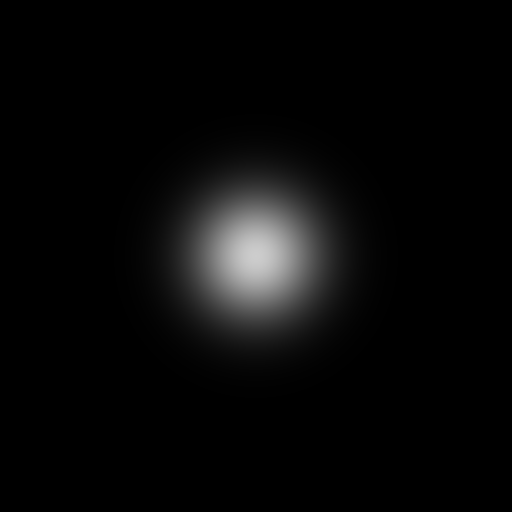
#> input picture input_images/foc lent ideale/z0.000_I.tif, 512 x 512 px, found by its file name; the run also reads 1 picture not shown here
$ python 'leastsq 3 image.py'
#> lines starting #> are read from the running program, lines starting #| are printed output that depends on the picture; after the words box and inside, x2 and y2 are one past the last pixel; in counts of white or black regions, pixels touching at a corner belong together
import imageio.v3 as iio
import numpy as np
from scipy.optimize import leastsq
import matplotlib.pyplot as plt
from scipy.fft import fft2, ifft2, fftfreq

#%% Fonction de base et input

def remove_bkg(im, rel_frame_width):
    """
    im : 2D np array with image data
    rel_frame_width : float [0, 1] is the fraction of the smaller
    image side used for defining the background level"""
#> called with rel_frame_width = 0.02
    if type(im) is not np.ndarray or rel_frame_width < 0 or rel_frame_width > 1:
        print('--> wrong usage of the function remove_bkg')
        return np.nan  # wrong usage of the function
    if im.dtype is not float:
        im = im.astype(float)
    ymax, xmax = im.shape
#> ymax = 512; xmax = 512
    small_side = min(ymax, xmax)
#> small_side = 512
    frame_width = int(np.round(small_side * rel_frame_width))
#> frame_width = 10
    yfrom = frame_width
#> yfrom = 10
    yto = ymax - frame_width
#> yto = 502
    xfrom = frame_width
#> xfrom = 10
    xto = xmax - frame_width
#> xto = 502
    ma = np.ones(im.shape, dtype=bool)
    ma[yfrom:yto, xfrom:xto] = np.zeros((yto - yfrom, xto - xfrom), dtype=bool)
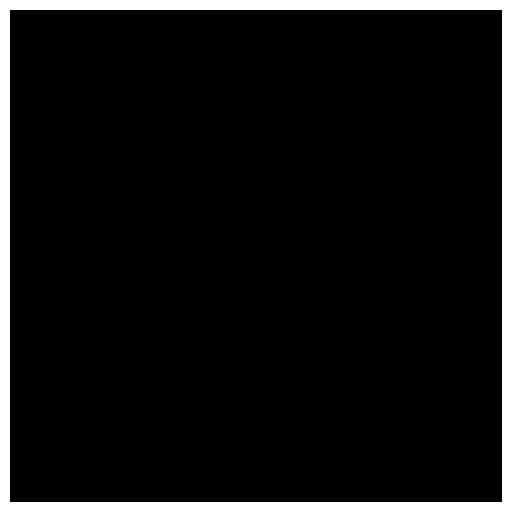
#> ma: shape (512, 512) bool; 7.7% white; 1 white region, box (x1, y1, x2, y2) and area: (0, 0, 512, 512) 20080
    backg = im[ma].mean()
#> backg = 52
    im = im - backg
    return im

# Fonction pour retrouver le barycentre de la photo
# Retourne (yc, xc)
def centroid_position(im):
    XX, YY = np.meshgrid(range(im.shape[1]), range(im.shape[0]))
    xc = int(np.round((XX * im).sum() / im.sum()))
#> xc = 256
    yc = int(np.round((YY * im).sum() / im.sum()))
#> yc = 256
    return xc, yc

# Focntion qui va servir pour la propagation du laser
# Retourne la fonction de transfert qu'on utilise pour la méthode de la transformer de Fourier
def aSCH(nux, nuy, z2, la):  # without Fresnel approximation
    return np.exp(2*np.pi*1j * np.sqrt(1/la**2 - nux**2 - nuy**2) * z2)

# Fonction de la propagation du laser
# retourne le signal après popagation au point(nuX, nuY)
def propag(u1, dz, nuX, nuY, la):
    ft_u1 = fft2(u1)  # puts zero first
    u2 = ifft2(ft_u1 * aSCH(nuX, nuY, dz, la))
    return u2

## importation des photos
file_name_1 = r"input_images\foc lent ideale\z0.000_I.tif"  # should contain info on z-position in meters
file_name_2 = r"input_images\foc lent ideale\z0.150_I.tif"  # should contain info on z-position in meters
file_name_3 = r"input_images\foc lent ideale\z0.310_I.tif"  # should contain info on z-position in meters
file_name_4 = r"input_images\foc lent ideale\z0.400_I.tif"  # should contain info on z-position in meters
file_name_0 = r"input_images\foc lent ideale\z0.000_phi.png"  # the known phase used at for the generation of the images

"""file_name_2 = r"z0.005_aI.tif"  # should contain info on z-position in meters
file_name_3 = r"z0.005_bI.tif"  # should contain info on z-position in meters
file_name_4 = r"z-0.010_I.tif"  # should contain info on z-position in meters

real_im = True"""

list_file = [file_name_1, file_name_2, file_name_3, file_name_4]
nb_im = 4

pisi = 11.71875e-6  # pixel size in meters
la = 1064e-9  # wavelength in meters

#%% Mise en place des variables
#list_im = [iio.imread(file_name_1), iio.imread(file_name_2),
#           iio.imread(file_name_3), iio.imread(file_name_4)]
list_im = []
list_I = []
list_coord_c = []
list_z = []
list_dz = []
for i in range(nb_im):
    list_im += [iio.imread(list_file[i])]
    list_im[i] = remove_bkg(list_im[i], 0.02)
    list_I += [list_im[i] / list_im[i].sum()]
    list_coord_c += [centroid_position(list_im[i])]
#> list_coord_c = [(256, 256)]
    list_z += [list_file[i].split('.tif')[0]]
    list_z[i] = float(list_z[i][-7:-2])
    if i != 0:
        list_dz += [list_z[i] - list_z[0]]

"""if real_im:
    list_I[0] = list_I[0][:508, :508]"""

for i in range(nb_im):
    print(f"im{i+1} energy = {list_I[i].sum()}")
    print(f"coordonnées centre im{i+1} xc = {list_coord_c[i][0]}, yc = {list_coord_c[i][1]}")
    print(f"z im{i+1} {list_z[i] = }")
    if i != 0:
        print(f"distance im1 et im{i+1} {list_dz[i-1] } m")
#> this loop made 4 passes

#taille en mètre des axes
y_extend = (list_I[0].shape[0]-1) * pisi
#> y_extend = 0.00599
x_extend = (list_I[0].shape[1]-1) * pisi
#> x_extend = 0.00599
#axes centrés en 0,0
y_pts = np.linspace(-y_extend/2, y_extend/2, num=list_I[0].shape[0])
#> y_pts = 512 values from -0.00299 to 0.00299
x_pts = np.linspace(-x_extend/2, x_extend/2, num=list_I[0].shape[1])
#> x_pts = 512 values from -0.00299 to 0.00299
#matrice des axes
X, Y = np.meshgrid(x_pts, y_pts)

# %% Prépare la recherche de la phase à la lentille
## prepare starting field
phi1 = np.zeros(list_I[0].shape)
u1 = np.sqrt(list_I[0]) * np.exp(1j * phi1)

## Prepare propagation
nux = fftfreq(u1.shape[1], pisi)  # puts zero first
nuy = fftfreq(u1.shape[0], pisi)  # puts zero first
nuX, nuY = np.meshgrid(nux, nuy)
# u2 = propag(u1, dz, nuX, nuY, la)

# %% Retrouve les paramètres de la phase à la lentille
## Define the functions for the fit
def phase_1p(p, XX, YY):
    """a centered parabola with rotational symmetry:
    p[0] * er**2"""
    center_x = (XX.max() - XX.min())/2 + XX.min()
    # print(f"{center_x = }")
    center_y = (YY.max() - YY.min())/2 + YY.min()
    # print(f"{center_y = }")
    er = np.sqrt( (XX - center_x)**2 + (YY - center_y)**2)
    ph = p[0] * er**2
    return ph

def phase_2p(p, XX, YY):
    """a centered parabola with rotational symmetry:
    p[0] * er + p[1] * er**2"""
    center_x = (XX.max() - XX.min())/2 + XX.min()
    # print(f"{center_x = }")
    center_y = (YY.max() - YY.min())/2 + YY.min()
    # print(f"{center_y = }")
    er = np.sqrt( (XX - center_x)**2 + (YY - center_y)**2)
    ph = p[0] * er + p[1] * er**2
    return ph

def phase_3p(p, XX, YY):
    """a centered parabola with rotational symmetry:
    p[0] + p[1] * er + p[2] * er**2"""
    center_x = (XX.max() - XX.min())/2 + XX.min()
    # print(f"{center_x = }")
    center_y = (YY.max() - YY.min())/2 + YY.min()
    # print(f"{center_y = }")
    er = np.sqrt( (XX - center_x)**2 + (YY - center_y)**2)
    ph = p[0] + p[1] * er + p[2] * er**2
    return ph

def phase_5p(p, XX, YY):
    """a centered parabola with rotational symmetry:
    p[0] + p[1] * er + p[2] * er**2  and
    p[3] = center_x and p[4] = center_y"""
    center_x = p[3]
    # print(f"{center_x = }")
    center_y = p[4]
    # print(f"{center_y = }")
    er = np.sqrt( (XX - center_x)**2 + (YY - center_y)**2)
    ph = p[0] + p[1] * er + p[2] * er**2
    return ph

mod_phase = phase_2p

# Change the fit models by changing phase to phase2 or phase3 and adapting the parameters in guess_vals
def residuals(pars, sqrtI1, X_mat, Y_mat, I2_measured, I3_measured, I4_measured):  # one could also pass modelfct
    """The difference between simulated ans measured intensity"""
    u1_assumed = sqrtI1 * np.exp(1j * mod_phase(pars, X_mat, Y_mat))
    u2_simulated =propag(u1_assumed, list_dz[0], nuX, nuY, la)
#> in propag, `u2 = ifft2(ft_u1 * aSCH(nuX, nuY, dz, la))`:
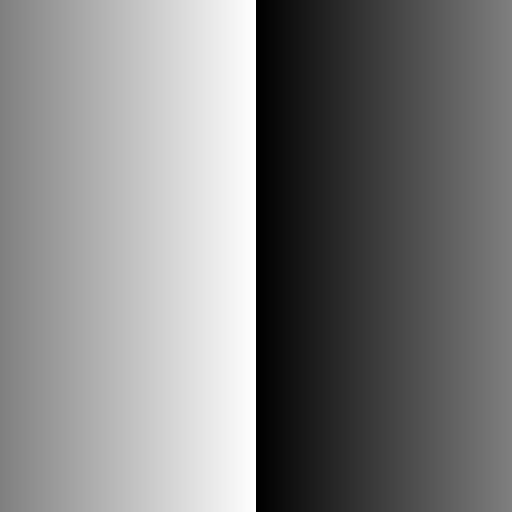
#> nuX: shape (512, 512) float64; min -42666.7, max 42500, mean -83.3; drawn with min black and max white
    u3_simulated =propag(u1_assumed, list_dz[1], nuX, nuY, la)
    u4_simulated =propag(u1_assumed, list_dz[2], nuX, nuY, la)
    debut_array = np.abs(u2_simulated)**2 - I2_measured
    milieu_array = np.abs(u3_simulated)**2 - I3_measured
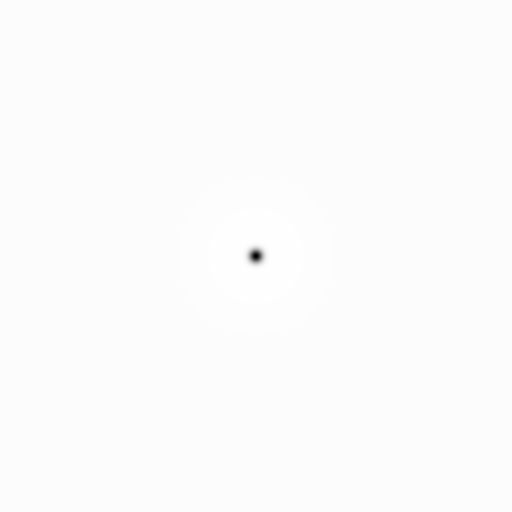
#> milieu_array: shape (512, 512) float64; min -0.00778, max 7.78e-05, mean 5.62e-22; drawn with min black and max white
    fin_array = np.abs(u4_simulated)**2 - I4_measured
    return np.vstack((debut_array, milieu_array, fin_array)).flatten()

if mod_phase == phase_3p :
    guess_vals = [0,0,0]
elif mod_phase == phase_1p :
    guess_vals = [0]
elif mod_phase == phase_2p :
    guess_vals = [0,0]
else :
    guess_vals = [0,0,0,0.0005,-0.0005]

#leastsq a besoin de la fonction residuals et d'un point de départ pour sa recherche
#(Mais plus tard on veut modifier leastsq et utiliser minimize plutot)
#fpars1:les paramètres, pcov:la covariance mais nous on s'en sert pas, errmsg2D: message d'erreur si on en a besoin, success2D:on sait qu'on a réussit en fonction de la valeur

fpars,_, infodict, errmsg2D, success2D = leastsq(residuals,
    guess_vals, args=(u1, X, Y, list_I[1], list_I[2], list_I[3]), full_output=True,
    epsfcn=0.0001)
#> in phase_2p (call 2), `center_y = (YY.max() - YY.min())/2 + YY.min()`: center_y = 0
#> in phase_2p (call 2), `er = np.sqrt( (XX - center_x)**2 + (YY - center_y)**2)`:
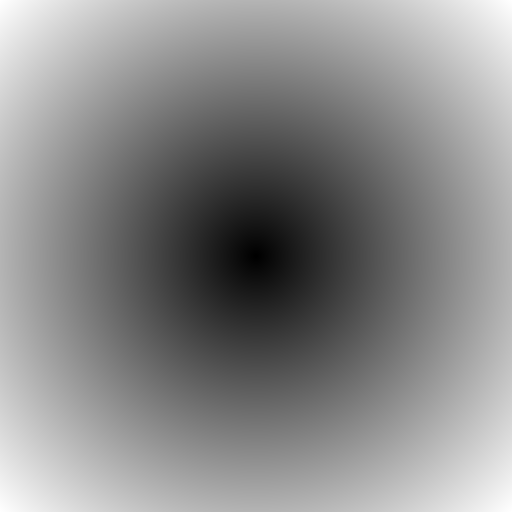
#> er: shape (512, 512) float64; min 8.29e-06, max 0.00423, mean 0.0023; drawn with min black and max white
#> in phase_2p (call 2), `ph = p[0] * er + p[1] * er**2`: ph: shape (512, 512) float64; every value is 0
#> in residuals (call 6), `fin_array = np.abs(u4_simulated)**2 - I4_measured`:
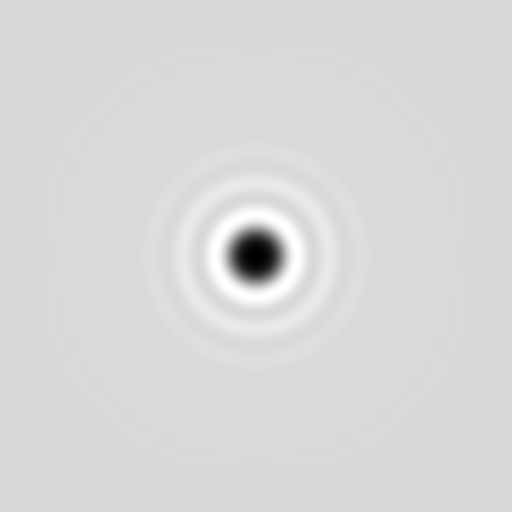
#> fin_array: shape (512, 512) float64; min -0.000375, max 6.59e-05, mean 9.44e-22; drawn with min black and max white
#> in phase_2p (call 9), `ph = p[0] * er + p[1] * er**2`:
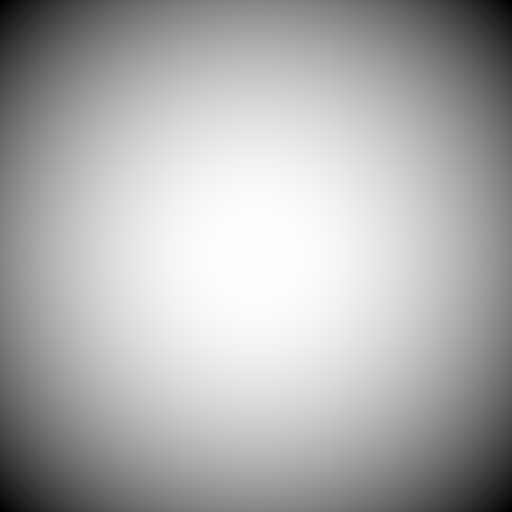
#> ph: shape (512, 512) float64; min -298.3, max 0.648, mean -93.79; drawn with min black and max white
#> in residuals (call 9), `debut_array = np.abs(u2_simulated)**2 - I2_measured`:
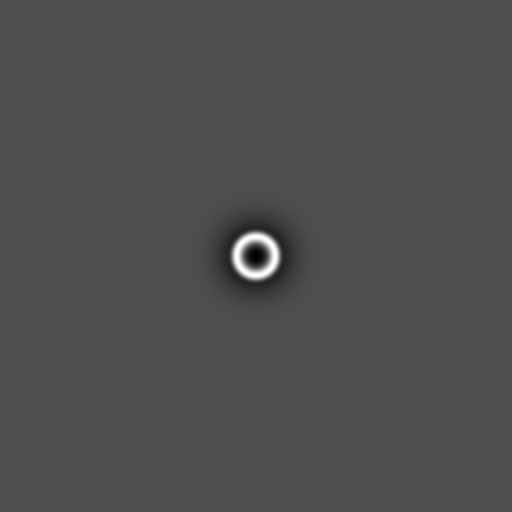
#> debut_array: shape (512, 512) float64; min -0.000253, max 0.000562, mean 9.96e-22; drawn with min black and max white
if success2D not in [1, 2, 3, 4]:  # If success is equal to 1, 2, 3 or 4, the solution was found.
    print(errmsg2D)
else:
    print(fpars)
    print(f" Nombre d'itération : {infodict['nfev']}")


# %%Compare graphiquement la phase à la lentille
## compare result to input used for simulation of I2_image
phi1_im = iio.imread(file_name_0)


fig, ax = plt.subplots(nrows=1, ncols=2, sharex=True, sharey=True,
                           figsize=(8, 3))
#plt.suptitle(f"Comparison to ground truth at z = {list_z[0]*1e3:.1f} mm")
ax[0].set_title(f'Ground truth of phase')
ax[0].imshow(phi1_im)
ax[1].set_title(f'Phase recovered')

if mod_phase == phase_5p:
    center_x = fpars[-2]
    center_y = fpars[-1]
    inter_x = np.absolute(X[0]-center_x)
    inter_y = np.absolute(Y[:,0]-center_y)
    pos_cent_x = int(inter_x.argmin())
    pos_cent_y = int(inter_y.argmin())
else:
    pos_cent_x = int(X.shape[1]/2)
    pos_cent_y = int(X.shape[0]/2)

mod_p = (mod_phase(fpars, X, Y) - mod_phase(fpars, X, Y)[pos_cent_x][pos_cent_y])

""" mod_phase(fpars, np.array([pos_cent_x]), np.array([pos_cent_y])))"""

phi_trouver = np.angle(np.exp(1j * mod_p))
cax = ax[1].imshow(phi_trouver, cmap='twilight',
                   vmin=-np.pi, vmax=np.pi)
fig.colorbar(cax, ax=ax[0])
fig.tight_layout()

# %%
# Que fais cette fonction ?
def phase_perfect(rlens):
    return 9524595.723956442 * rlens**2

#phase créer par la lentille d'après les données constructeur
phi_known = -np.angle(np.exp(1j * phase_perfect(np.sqrt(X**2 + Y**2)))) # why this sign correction?
#phase retrouver

idx_small = 200
idx_large = 300

fig, ax = plt.subplots(nrows=1, ncols=3, figsize=(10, 3))
plt.suptitle(f'from im{i+2}')
ax[0].set_title(f'Difference to ground truth at z = {list_z[0]*1e3:.1f} mm (zoom)')
cax = ax[0].imshow((phi_known[idx_small:idx_large,idx_small:idx_large] -
                    phi_trouver[idx_small:idx_large,idx_small:idx_large]),
                    cmap='twilight', vmin=-np.pi/10, vmax=np.pi/10)
fig.colorbar(cax, ax=ax[0])
ax[1].set_title(f'I1 at position z = {list_z[0]*1e3:.1f} mm')
ax[1].imshow(list_I[0][idx_small:idx_large,idx_small:idx_large],
            cmap='viridis')
ax[2].set_title(f'Difference to ground truth at z = {list_z[0]*1e3:.1f} mm')
cax = ax[2].imshow((phi_known - phi_trouver),
                    cmap='twilight', vmin=-np.pi/10, vmax=np.pi/10)
fig.colorbar(cax, ax=ax[2])
fig.tight_layout()


plt.show()
# %%
